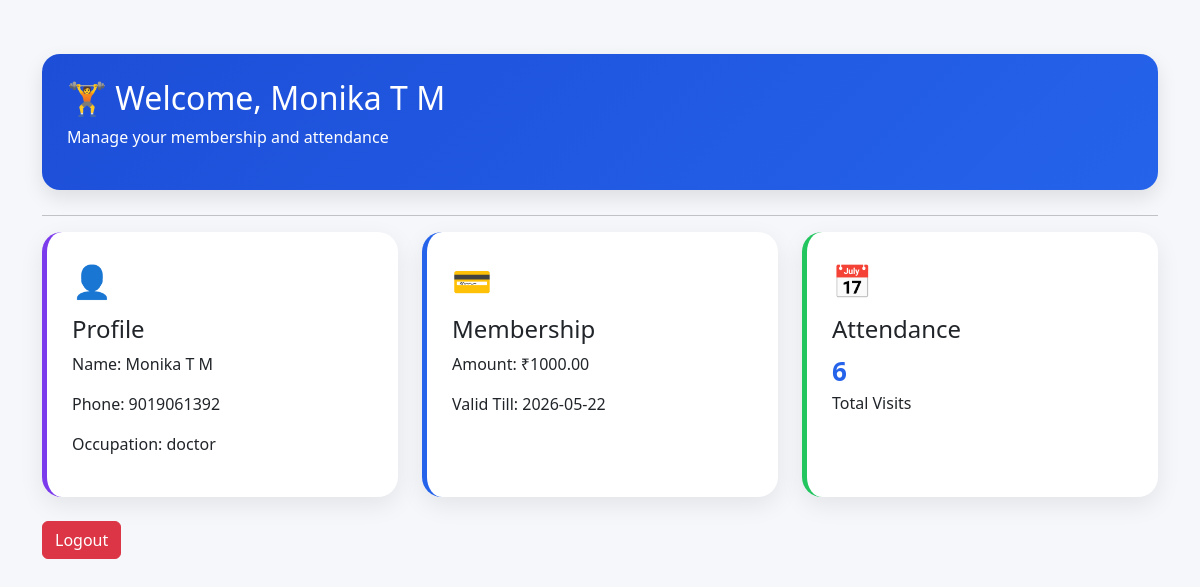
The page /member_dashboard.php (signed in) on the database its author committed.
### tables this page shows
CREATE TABLE `members` (
  `id` int(11) NOT NULL,
  `name` varchar(100) DEFAULT NULL,
  `dob` date DEFAULT NULL,
  `address` text DEFAULT NULL,
  `phone` varchar(15) DEFAULT NULL,
  `gender` varchar(10) DEFAULT NULL,
  `occupation` varchar(100) DEFAULT NULL,
  `photo` varchar(255) DEFAULT 'default.png',
  `status` varchar(20) DEFAULT 'expired',
  `created_at` timestamp NOT NULL DEFAULT current_timestamp(),
  `gym_id` int(11) DEFAULT 1,
  `password` varchar(255) DEFAULT NULL
);

CREATE TABLE `payments` (
  `id` int(11) NOT NULL,
  `member_id` int(11) DEFAULT NULL,
  `amount` decimal(10,2) DEFAULT NULL,
  `start_date` date DEFAULT NULL,
  `end_date` date DEFAULT NULL,
  `payment_date` timestamp NOT NULL DEFAULT current_timestamp(),
  `status` varchar(20) DEFAULT 'paid'
);

### member_dashboard.php (the view, shortened to what this page needs)
<?php
include("../includes/db.php");
$id=$_SESSION['member'];
$member=$conn->query("
SELECT *
FROM members
WHERE id=$id
")->fetch_assoc();
$payment=$conn->query("
SELECT *
FROM payments
WHERE member_id=$id
ORDER BY id DESC
LIMIT 1
")->fetch_assoc();
$attendance = $conn->query("
SELECT COUNT(*) total
FROM attendance
WHERE member_id=$id
")->fetch_assoc()['total'];
?>
<!DOCTYPE html>
<html>
<head>
<link
href="https://cdn.jsdelivr.net/npm/bootstrap@5.3.0/dist/css/bootstrap.min.css"
rel="stylesheet">
</head>
<body style="background:#f5f7fb;">
<div class="container mt-4">
<div class="header">
<h2>
🏋 Welcome,
<?= $member['name'] ?>
</h2>
<p>
Manage your membership and attendance
</p>
</div>
<hr>
<div class="row g-4">
<div class="col-md-4">
<div class="card-box profile">
<div class="icon">👤</div>
<h4>Profile</h4>
<p>Name:
<?= $member['name'] ?></p>
<p>Phone:
<?= $member['phone'] ?></p>
<p>Occupation:
<?= $member['occupation'] ?></p>
</div>
</div>
<div class="col-md-4">
<div class="card-box membership">
<div class="icon">💳</div>
<h4>Membership</h4>
<p>Amount:
₹<?= $payment['amount'] ?></p>
<p>Valid Till:
<?= $payment['end_date'] ?></p>
</div>
</div>
<div class="col-md-4">
<div class="card-box attendance">
<div class="icon">📅</div>
<h4>Attendance</h4>
<div class="stat">
<?= $attendance ?>
</div>
<p>Total Visits</p>
</div>
</div>
</div>
<br>
<a href="member_logout.php" class="btn btn-danger">
Logout
</a>
</div>
</body>
</html>

### member_dashboard.php (style rules this page uses)
body { background:#eef3f9; font-family:'Segoe UI',sans-serif; padding:30px; }
.header { background:linear-gradient(135deg,#1d4ed8,#2563eb); color:white; padding:25px; border-radius:18px; margin-bottom:25px; box-shadow:0 8px 20px rgba(0,0,0,0.1); }
.card-box { background:white; border:none; border-radius:20px; padding:25px; box-shadow:0 8px 25px rgba(0,0,0,0.08); transition:.3s; height:100%; }
.profile { border-left:5px solid #7c3aed; }
.membership { border-left:5px solid #2563eb; }
.attendance { border-left:5px solid #22c55e; }
.icon { font-size:32px; margin-bottom:10px; }
.stat { font-size:26px; font-weight:700; color:#2563eb; }

### rows shown on the page
members: name "Monika T M", phone "9019061392", occupation "doctor"
payments: amount "1000.00", end_date "2026-05-22"

### other values the page prints
$attendance "6"
